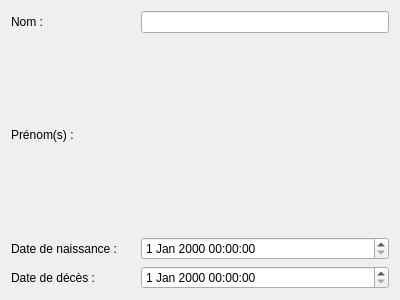
<?xml version="1.0" encoding="UTF-8"?>
<ui version="4.0">
 <class>FormEditPersonne</class>
 <widget class="QWidget" name="FormEditPersonne">
  <property name="geometry">
   <rect>
    <x>0</x>
    <y>0</y>
    <width>400</width>
    <height>300</height>
   </rect>
  </property>
  <property name="windowTitle">
   <string>Form</string>
  </property>
  <layout class="QGridLayout" name="gridLayout">
   <item row="0" column="0">
    <widget class="QLabel" name="label">
     <property name="text">
      <string>Nom :</string>
     </property>
    </widget>
   </item>
   <item row="3" column="0">
    <widget class="QLabel" name="label_4">
     <property name="text">
      <string>Date de décès :</string>
     </property>
    </widget>
   </item>
   <item row="1" column="0">
    <widget class="QLabel" name="label_2">
     <property name="text">
      <string>Prénom(s) :</string>
     </property>
    </widget>
   </item>
   <item row="2" column="0">
    <widget class="QLabel" name="label_3">
     <property name="text">
      <string>Date de naissance :</string>
     </property>
    </widget>
   </item>
   <item row="0" column="2" colspan="2">
    <widget class="QLineEdit" name="edtNom"/>
   </item>
   <item row="2" column="2" colspan="2">
    <widget class="QDateTimeEdit" name="edtNaissance"/>
   </item>
   <item row="3" column="2" colspan="2">
    <widget class="QDateTimeEdit" name="edtDeces"/>
   </item>
   <item row="1" column="2" colspan="2">
    <widget class="QWidget" name="widget" native="true"/>
   </item>
  </layout>
 </widget>
 <resources/>
 <connections/>
</ui>
